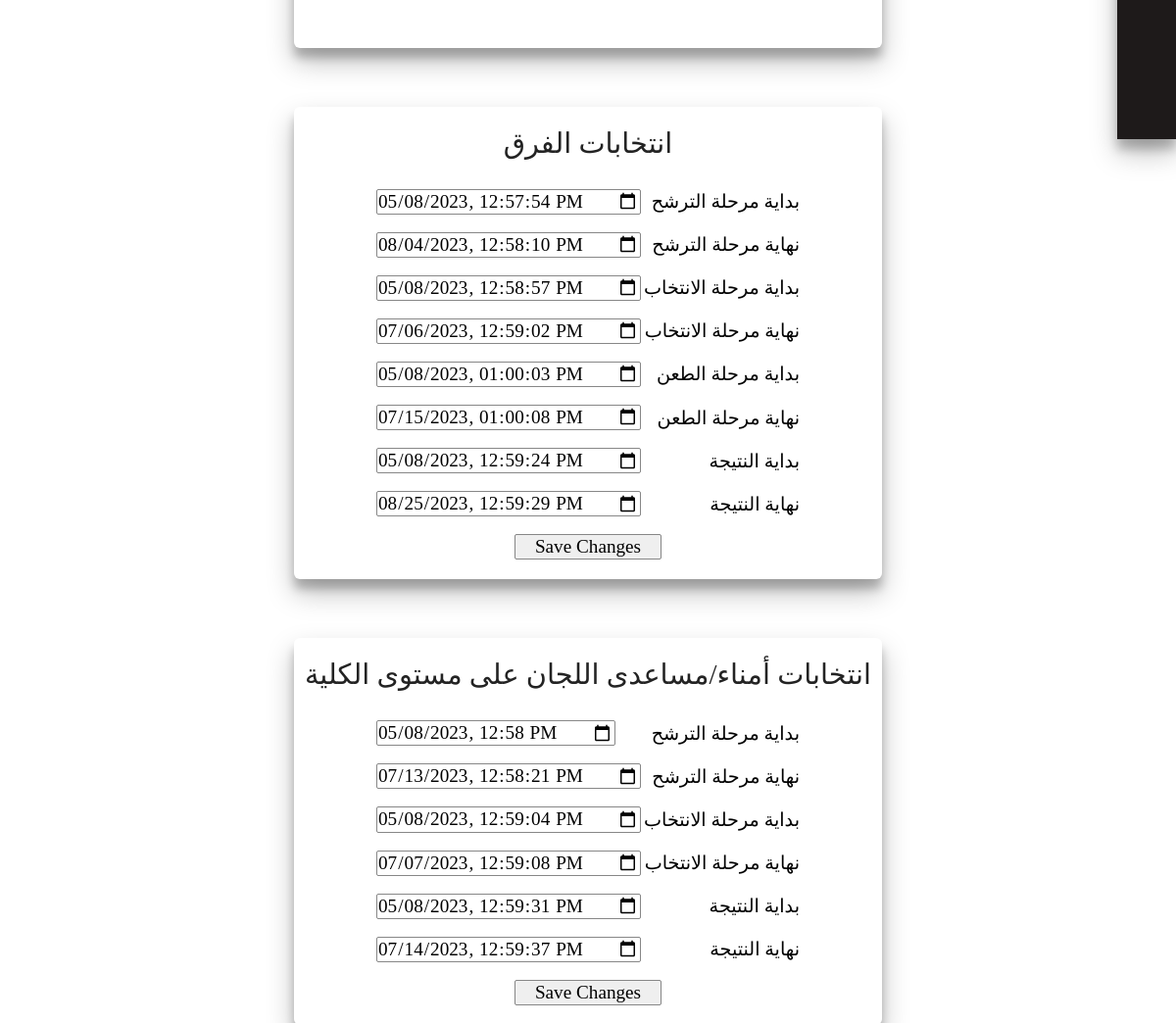
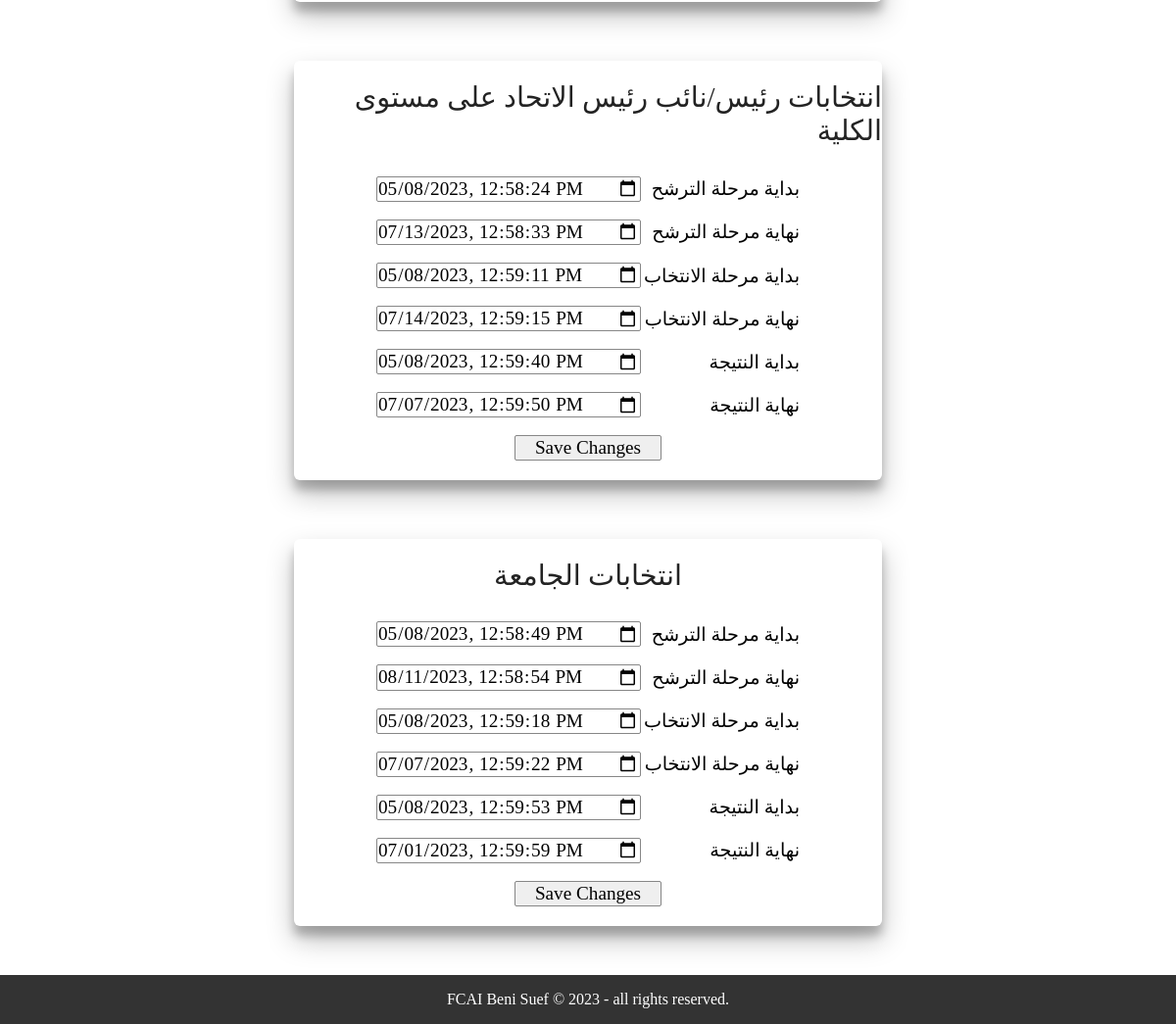
The app's page /duration/ (signed in, lower part), older data (2 pictures, top to bottom).
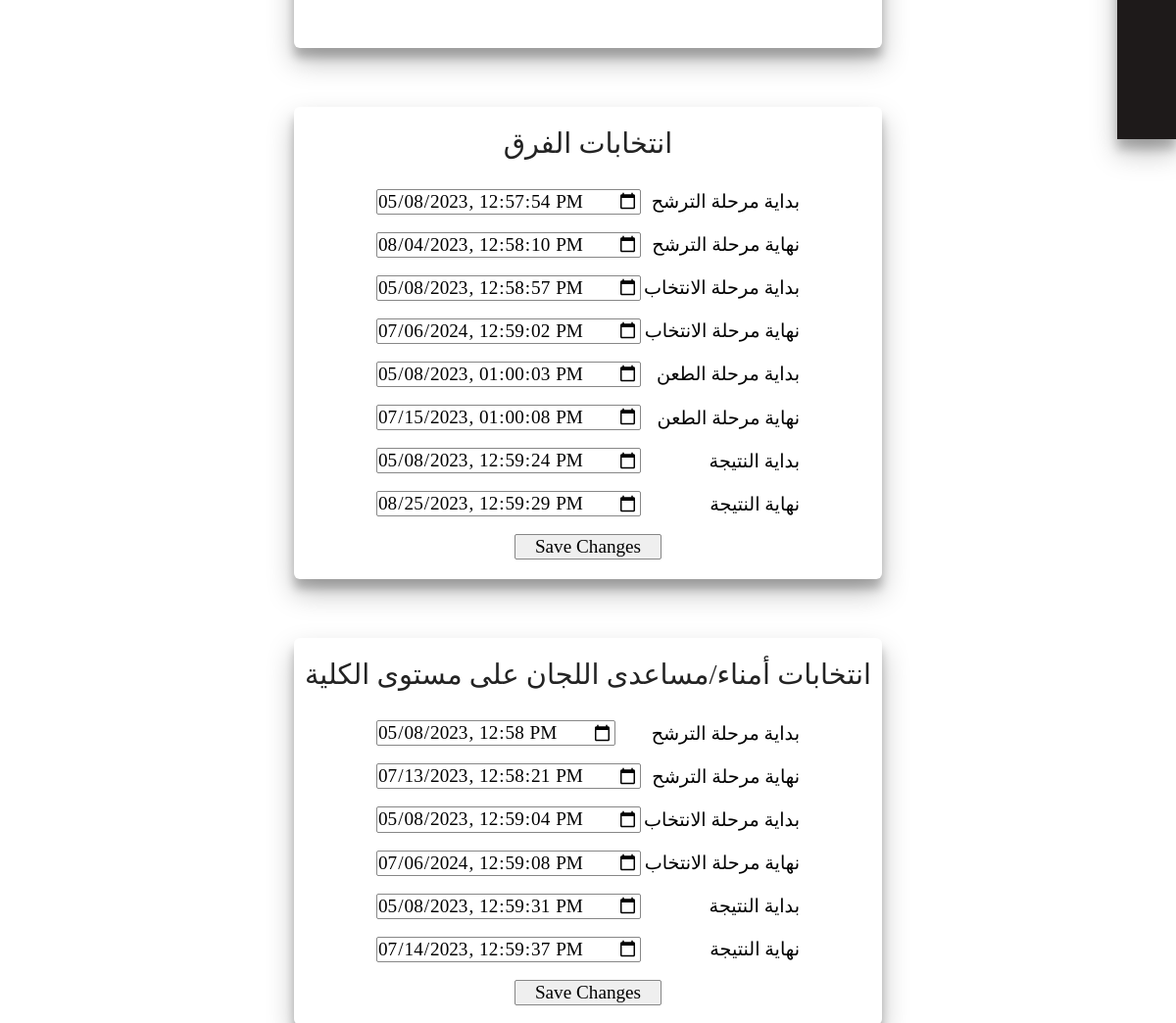
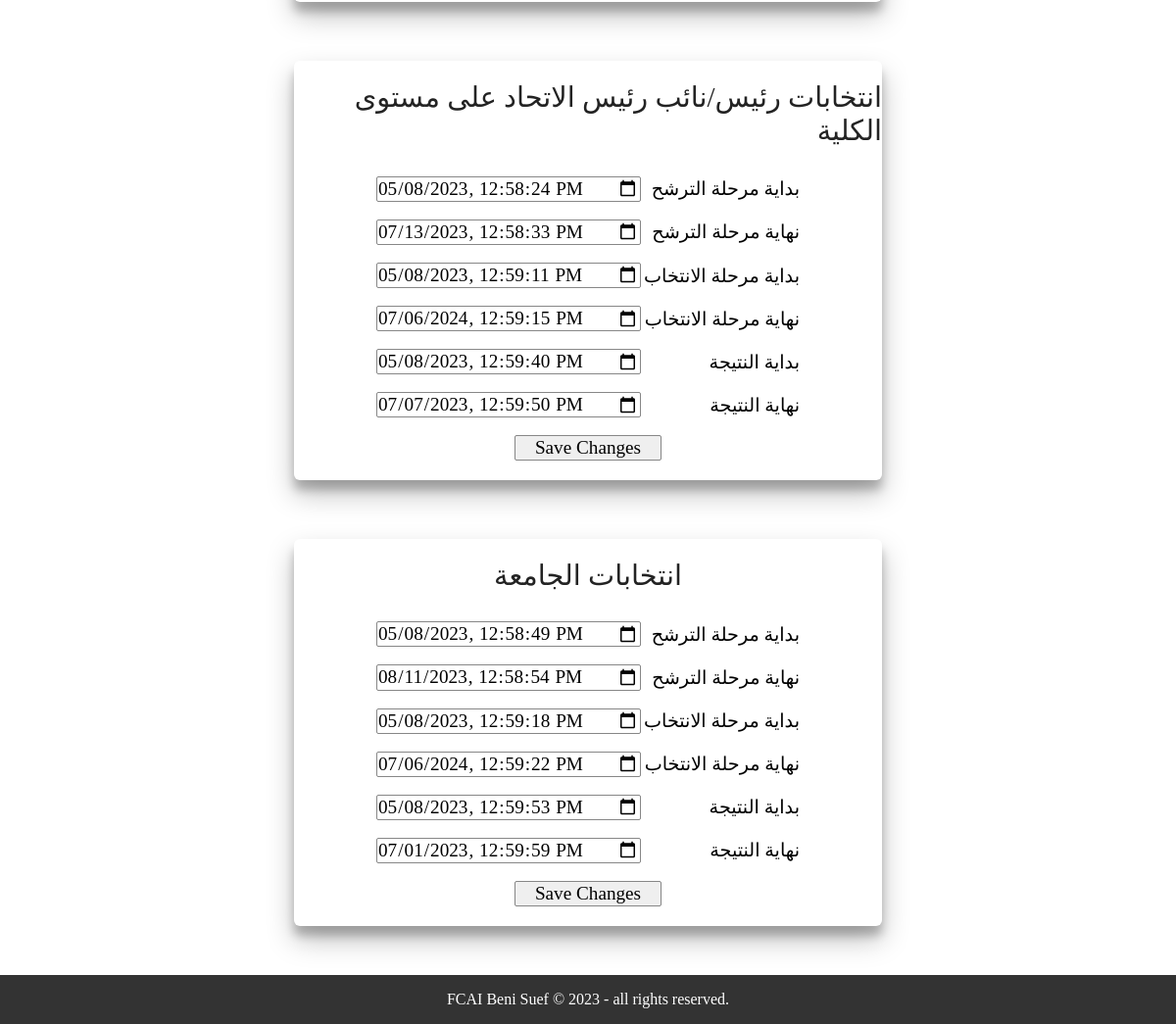
The same page, newer data (2 pictures, top to bottom).
### training/models.py (models this page shows, shortened)
class SingletonModel(models.Model):
    class Meta:
        abstract = True

class Dates(SingletonModel):
    communityMemberElections_sd = models.DateTimeField(max_length=32, null=True)
    communityMemberElections_ed = models.DateTimeField(max_length=33, null=True)
    collegeCommunityTrusteeOreHelperElections_sd = models.DateTimeField(max_length= 32, null=True)
    collegeCommunityTrusteeOreHelperElections_ed = models.DateTimeField(max_length= 32, null=True)
    collegeStudentUnionPresidentOrViceElections_sd = models.DateTimeField(max_length= 32, null=True)
    collegeStudentUnionPresidentOrViceElections_ed = models.DateTimeField(max_length= 32, null=True)
    universityElections_sd = models.DateTimeField(max_length= 32, null=True)
    universityElections_ed = models.DateTimeField(max_length= 32, null=True)
    Voting_1_sd = models.DateTimeField(max_length= 32, null=True)
    Voting_1_ed = models.DateTimeField(max_length= 32, null=True)
    Voting_2_sd = models.DateTimeField(max_length= 32, null=True)
    Voting_2_ed = models.DateTimeField(max_length= 32, null=True)
    Voting_3_sd = models.DateTimeField(max_length= 32, null=True)
    Voting_3_ed = models.DateTimeField(max_length= 32, null=True)
    Voting_4_sd = models.DateTimeField(max_length= 32, null=True)
    Voting_4_ed = models.DateTimeField(max_length= 32, null=True)
    result_1_sd = models.DateTimeField(max_length= 32, null=True)
    result_1_ed = models.DateTimeField(max_length= 32, null=True)
    result_2_sd = models.DateTimeField(max_length= 32, null=True)
    result_2_ed = models.DateTimeField(max_length= 32, null=True)
    result_3_sd = models.DateTimeField(max_length= 32, null=True)
    result_3_ed = models.DateTimeField(max_length= 32, null=True)
    result_4_sd = models.DateTimeField(max_length= 32, null=True)
    result_4_ed = models.DateTimeField(max_length= 32, null=True)
    con_sd = models.DateTimeField(max_length= 32, null=True)
    con_ed = models.DateTimeField(max_length= 32, null=True)
    nominations_period_id = models.IntegerField(default=0)

### training/views.py (the view)
# urls.py: path('duration/',
@login_required
def duration(request):
    context = admincheck(request)
    currentUser_model(request, context)
    instance = get_object_or_404(Dates, id=1)
    if context['admin'] == True:
        form = Dates_form(request.POST or None, instance = instance)
        context['df'] = form
        if request.POST:
            if form.is_valid():
                form.save()
                context['ConfirmationMessage2'] = "تم التعديل بنجاح"
            else:
                print(form.errors)
        return render(request, 'duration.html', context)
    else:
        return HttpResponse('Erorr 404 Not found')

### mysite/context_processors.py (called while the page is built)
def control_content(request):
    return {'access' : Control_content.objects.first()}

### training/views.py (called while the page is built)
def admincheck(request):
    current_user = request.user
    if current_user.is_authenticated:
        if Admin_user.objects.filter(Userkey=current_user).exists():
            return {'admin': True}
        else:
            return {'admin': False}
    return {'admin': False}

def currentUser_model(request, context):
    if request.user.is_authenticated:
        context['User_Mod'] = User_Model.objects.get(Userkey_id=request.user.id)
    return context

### training/templates/duration.html (shortened to what this page needs)
{% extends 'base.html' %}
{% block headcontent %}
{% load static %}
<link rel="stylesheet" href="{% static 'css/duration.css' %}">
{% endblock %}
{% block maincontent %}
<div class ="sharp form-container">
</div>
<div class="sharp form-container">
    <h2 class="form-name" style="direction: rtl;">انتخابات الفرق</h2>
    <form method="post" action="{% url 'duration' %}">
        <div class="field">
        <label for=""> {{df.communityMemberElections_sd.label}} </label>
            {{df.communityMemberElections_sd}}
        </div>
        <div class="field">
            {{df.communityMemberElections_ed.label}}
            {{df.communityMemberElections_ed}}
        </div>
        <div class="field">
            {{df.Voting_1_sd.label}}
            {{df.Voting_1_sd}}
        </div>
        <div class="field">
            {{df.Voting_1_ed.label}}
            {{df.Voting_1_ed}}
        </div>
        <div class="field">
            {{df.con_sd.label}}
            {{df.con_sd}}
        </div>
        <div class="field">
            {{df.con_ed.label}}
            {{df.con_ed}}
        </div>
        <div class="field">
            {{df.result_1_sd.label}}
            {{df.result_1_sd}}
        </div>
        <div class="field">
            {{df.result_1_ed.label}}
            {{df.result_1_ed}}
        </div>
        <input type="submit" value="Save Changes">
    </form>
</div>
<div class="sharp form-container">
    <h2 class="form-name" style="direction: rtl;">انتخابات أمناء/مساعدى اللجان على مستوى الكلية</h2>
    <form method="post" action="{% url 'duration' %}">
        <div class="field">
        <label for=""> {{df.collegeCommunityTrusteeOreHelperElections_sd.label}} </label>
            {{df.collegeCommunityTrusteeOreHelperElections_sd}}
        </div>
        <div class="field">
            {{df.collegeCommunityTrusteeOreHelperElections_ed.label}}
            {{df.collegeCommunityTrusteeOreHelperElections_ed}}
        </div>
        <div class="field">
            {{df.Voting_2_sd.label}}
            {{df.Voting_2_sd}}
        </div>
        <div class="field">
            {{df.Voting_2_ed.label}}
            {{df.Voting_2_ed}}
        </div>
        <div class="field">
            {{df.result_2_sd.label}}
            {{df.result_2_sd}}
        </div>
        <div class="field">
            {{df.result_2_ed.label}}
            {{df.result_2_ed}}
        </div>
        <input type="submit" value="Save Changes">
    </form>
</div>
<div class="sharp form-container">
    <h2 class="form-name" style="direction: rtl;">انتخابات رئيس/نائب رئيس الاتحاد على مستوى الكلية</h2>
    <form method="post" action="{% url 'duration' %}">
        <div class="field">
        <label for=""> {{df.collegeStudentUnionPresidentOrViceElections_sd.label}} </label>
            {{df.collegeStudentUnionPresidentOrViceElections_sd}}
        </div>
        <div class="field">
            {{df.collegeStudentUnionPresidentOrViceElections_ed.label}}
            {{df.collegeStudentUnionPresidentOrViceElections_ed}}
        </div>
        <div class="field">
            {{df.Voting_3_sd.label}}
            {{df.Voting_3_sd}}
        </div>
        <div class="field">
            {{df.Voting_3_ed.label}}
            {{df.Voting_3_ed}}
        </div>
        <div class="field">
            {{df.result_3_sd.label}}
            {{df.result_3_sd}}
        </div>
        <div class="field">
            {{df.result_3_ed.label}}
            {{df.result_3_ed}}
        </div>
        <input type="submit" value="Save Changes">
    </form>
</div>
<div class="sharp form-container">
    <h2 class="form-name" style="direction: rtl;">انتخابات الجامعة</h2>
    <form method="post" action="{% url 'duration' %}">
        <div class="field">
        <label for=""> {{df.universityElections_sd.label}} </label>
            {{df.universityElections_sd}}
        </div>
        <div class="field">
            {{df.universityElections_ed.label}}
            {{df.universityElections_ed}}
        </div>
        <div class="field">
            {{df.Voting_4_sd.label}}
            {{df.Voting_4_sd}}
        </div>
        <div class="field">
            {{df.Voting_4_ed.label}}
            {{df.Voting_4_ed}}
        </div>
        <div class="field">
            {{df.result_4_sd.label}}
            {{df.result_4_sd}}
        </div>
        <div class="field">
            {{df.result_4_ed.label}}
            {{df.result_4_ed}}
        </div>
        <input type="submit" value="Save Changes">
    </form>
</div>
{% endblock %}

### training/templates/base.html (shortened to what this page needs)
<!DOCTYPE html>
<html lang="en-US">
  <head>
    <link href="https://cdn.jsdelivr.net/npm/select2@4.1.0-rc.0/dist/css/select2.min.css" rel="stylesheet" />
    {% load static %}
    <link rel="stylesheet" href="{% static 'css/normalize.css' %}" />
    <link rel="stylesheet" href="{% static 'css/common.css' %}" />
  {% block headcontent %}{% endblock %}
</head>
  <body>
    <div class="container">
      <aside class="main-side-bar main-side-bar-collapsed">
              </aside>
      <section class="main-content">
        {% block maincontent %}
        {% endblock %}
      </section>
      <footer>
        <div id="foot">FCAI Beni Suef © 2023 - all rights reserved.</div>
      </footer>
    </div>
  </body>
</html>

### training/static/css/common.css (style rules this page uses)
.container { display: grid; grid-template-columns: repeat(13, 1fr) auto; grid-template-rows: 100px minmax(calc(100vh - 150px),1fr) 50px; font-family: muli; }
.main-side-bar { grid-area: 1/14/4/15; background-color: #1e1a1a; display: grid; grid-template-columns: 80px min(250px); grid-template-rows: 190px 1fr; align-items: start; z-index: 2; box-shadow: rgba(0, 0, 0, 0.25) 0px 14px 28px, rgba(0, 0, 0, 0.22) 0px 10px 10px; position: sticky; top:0px; position: sticky; height: 100vh; top:0px; color:rgb(81, 81, 81); }
.main-side-bar-collapsed { overflow: hidden; width: 60px; }
.main-content { grid-area: 2/1/3/15; display: flex; align-items: center; justify-content: center; flex-wrap: wrap; gap: 50px; z-index: 1; font: 1.2em muli; margin-top: 50px; margin-bottom: 50px; margin-right: 100px; margin-left: 100px; }
.sharp { border-radius: 10px; }
.form-container { display: flex; flex-direction: column; gap: 30px; width: 600px; align-items: center; padding: 20px 0px 20px; border-radius: 6px; box-shadow: rgba(0, 0, 0, 0.25) 0px 14px 28px, rgba(0, 0, 0, 0.22) 0px 10px 10px; }
form { display: flex; flex-direction: column; gap: 18px; margin: 0px 30px 0px 30px; width: 90%; align-items: center; justify-content: space-evenly; }
.form-name { font-weight: normal; color: rgb(35, 35, 35); margin: 0px; }
.field { direction: rtl; display: flex; justify-content: space-between; width: 80%; align-items: center; flex-wrap: wrap; }
input:not(input[type='file']) { border-radius: 2px; border: 1px solid rgb(135, 135, 135); }
input[type='submit'] { border-radius: 2px; border: 1px solid rgb(135, 135, 135); }
footer { grid-area: 3/1/4/15; background-color: #333; color: rgb(255, 255, 255); display: flex; align-items: center; justify-content: center; z-index: 1; }

### training/static/css/duration.css (style rules this page uses)
.main-content { flex-direction: column; gap: 60px; }

Row changes from the older to the newer data that the page shows:
changed Dates: Voting_1_ed "07/06/2023 12:59:02" → "07/06/2024 12:59:02"; Voting_2_ed "07/07/2023 12:59:08" → "07/06/2024 12:59:08"; Voting_3_ed "07/14/2023 12:59:15" → "07/06/2024 12:59:15"; Voting_4_ed "07/07/2023 12:59:22" → "07/06/2024 12:59:22"
